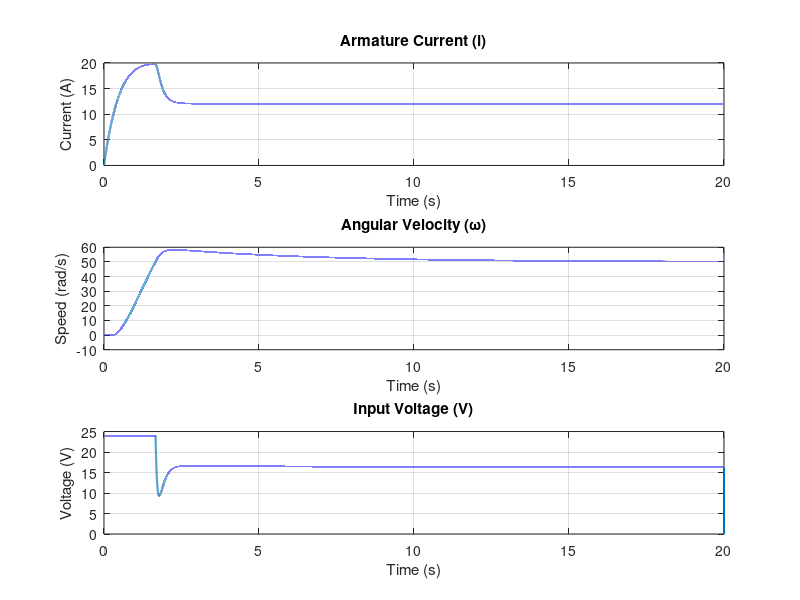

MATLAB code to generate this figure:
clc; clear; close all;

% Define parameters
R = 1.0;           % Armature resistance (Ohms)
L = 0.5;           % Armature inductance (H)
Ke0 = 0.05;        % Back EMF constant (Vs/rad)
Kt0 = 0.05;        % Torque constant (Nm/A)
J = 0.01;          % Rotor inertia (kg*m^2)
B = 0.003;         % Viscous damping (Nm/s)
Is = 5;            % Saturation current (A)
tau_c = 0.2;       % Coulomb friction torque (Nm)
VDZ = 2.0;         % Dead zone voltage threshold (V)
TL = 0.2;          % Load torque (Nm)

% Define nonlinear functions
Ke = @(i) Ke0 * i / sqrt(i^2 + Is^2); % Back EMF saturation
Kt = @(i) Kt0 * i / sqrt(i^2 + Is^2); % Torque saturation
fF = @(w) tau_c * sign(w);            % Coulomb friction

% Fixed-step solver parameters
dt = 0.0001;       % Time step (s)
t = 0:dt:20;       % Simulation time vector (0 to 10s)
n = length(t);     % Number of steps

% Preallocate states
i = zeros(n, 1);   % Armature current
w = zeros(n, 1);   % Angular velocity

% PID Controller Parameters
Kp = 10;           % Proportional gain
Ki = 2;            % Integral gain
Kd = 2;            % Derivative gain

% Setpoint (desired angular velocity)
setpoint = 50;    % rad/s

% Initialize PID variables
error = 0;         % Current error
integral = 0;      % Integral of error
derivative = 0;    % Derivative of error
prev_error = 0;    % Previous error

% Input voltage (will be adjusted by PID controller)
V = zeros(n, 1);   % Initialize input voltage

% Euler integration loop
for k = 1:n-1
    % Calculate error
    error = setpoint - w(k);
    
    % Update integral and derivative terms
    integral = integral + error * dt;
    derivative = (error - prev_error) / dt;
    
    % PID control signal
    V(k) = Kp * error + Ki * integral + Kd * derivative;
    
    % Apply voltage limits (saturation)
    V(k) = max(min(V(k), 24), -24); % Limit voltage to ±24V
    
    % Calculate dead zone voltage (Fdz)
    if abs(V(k)) <= VDZ
        V_eff = 0;
    else
        V_eff = V(k) - sign(V(k)) * VDZ; % Effective voltage
    end
    
    % Calculate derivatives (no algebraic loops)
    di_dt = (V_eff - R*i(k) - Ke(i(k))*w(k)) / L;
    dw_dt = (Kt(i(k))*i(k) - B*w(k) - fF(w(k)) - TL) / J;
    
    % Update states
    i(k+1) = i(k) + di_dt * dt;
    w(k+1) = w(k) + dw_dt * dt;
    
    % Update previous error
    prev_error = error;
end

% Plot results
figure;
subplot(3,1,1);
plot(t, i, 'LineWidth', 1.5);
grid on;
title('Armature Current (i)');
xlabel('Time (s)');
ylabel('Current (A)');

subplot(3,1,2);
plot(t, w, 'LineWidth', 1.5);
grid on;
title('Angular Velocity (\omega)');
xlabel('Time (s)');
ylabel('Speed (rad/s)');

subplot(3,1,3);
plot(t, V, 'LineWidth', 1.5);
grid on;
title('Input Voltage (V)');
xlabel('Time (s)');
ylabel('Voltage (V)');
